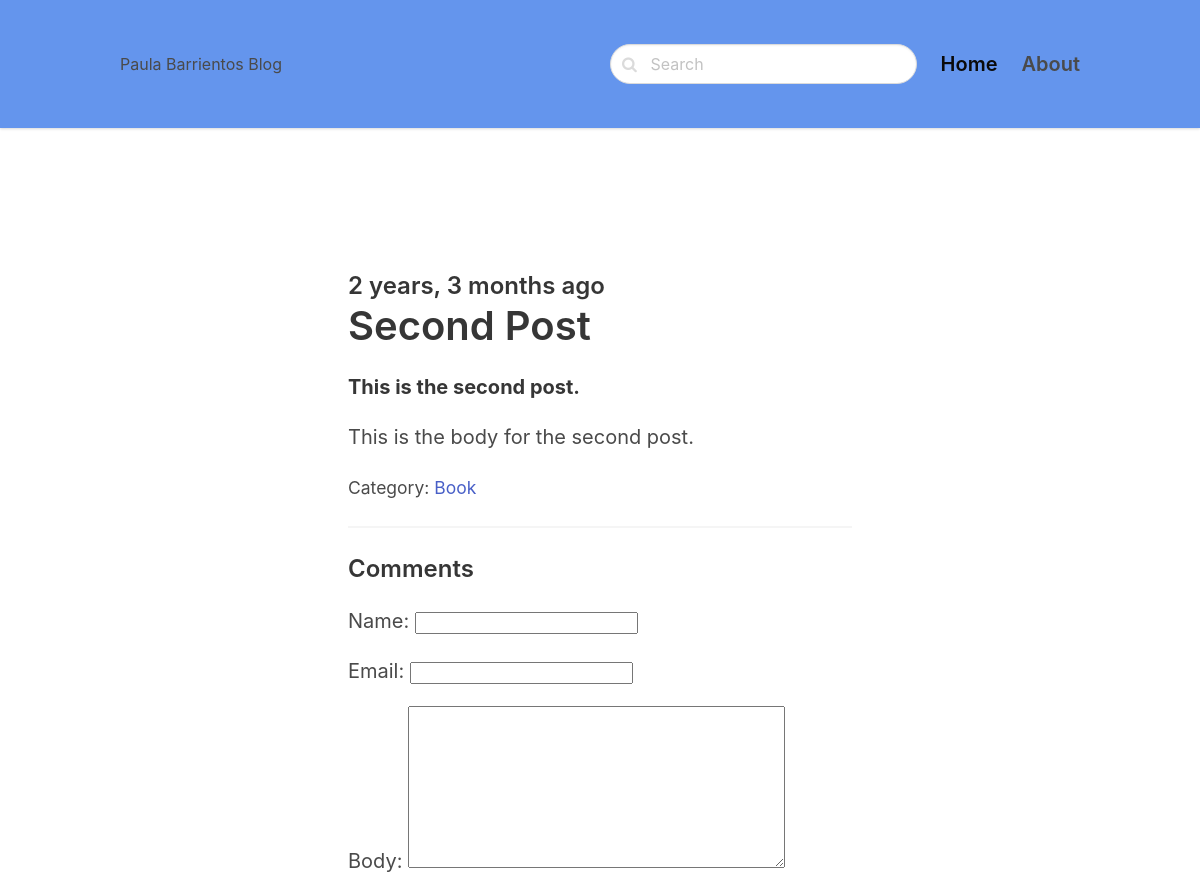
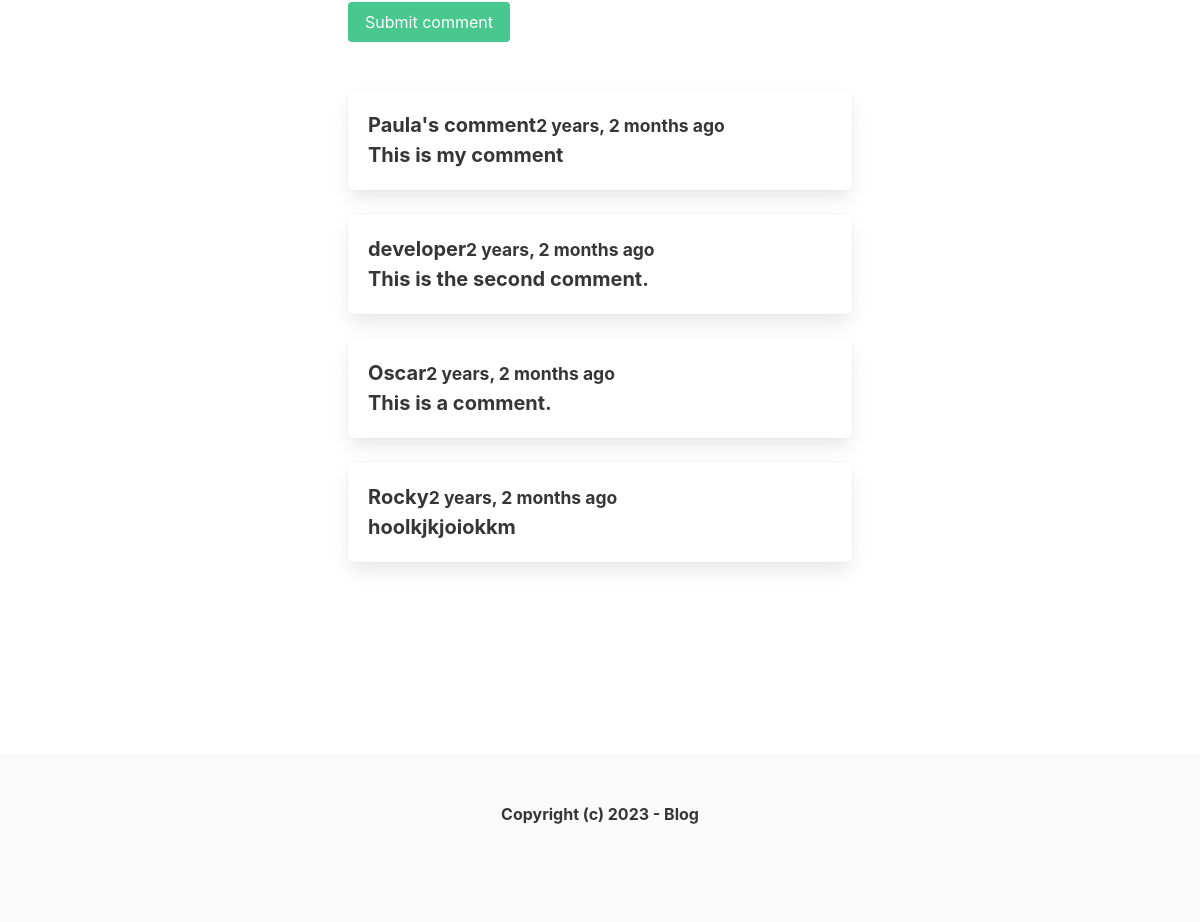
/book/2/, run on the app's committed database (2 pictures, top to bottom).
### blog/models.py (models this page shows, shortened)
class Post(models.Model):
    ACTIVE = 'active'
    DRAFT = 'draft'
    CHOICES_STATUS = (
        (ACTIVE, 'Active'),
        (DRAFT, 'Draft')
    )
    category = models.ForeignKey(Category, related_name='posts', on_delete=models.CASCADE)
    title = models.CharField(max_length=255)
    slug = models.SlugField()
    intro = models. TextField()
    body = models.TextField()
    created_at = models.DateTimeField(auto_now_add=True)
    status = models.CharField(max_length=10, choices=CHOICES_STATUS, default=ACTIVE)
    image = models.ImageField(upload_to='uploads/', blank=True, null=True)
    class Meta:
        ordering = ('-created_at',)

class Category(models.Model):
    title = models.CharField(max_length=255)
    slug = models.SlugField()
    class Meta:
        ordering = ('title',)
        verbose_name_plural = 'Categories'
    def __str__(self):
        return self.title

class Comment(models.Model):
    post = models.ForeignKey(Post, related_name='comments', on_delete=models.CASCADE)
    name = models.CharField(max_length=255)
    email = models.EmailField()
    body = models.TextField()
    created_at = models.DateTimeField(auto_now_add=True)

### blog/views.py (the view)
# urls.py: path('<slug:category_slug>/<slug:slug>/', views.detail, name='post_detail'),
def detail(request, category_slug, slug):
    post = get_object_or_404(Post, slug=slug, status=Post.ACTIVE)
    if request.method == 'POST':
        form = CommentForm(request.POST)
        if form.is_valid():
            comment = form.save(commit=False)
            comment.post = post
            comment.save()
            return redirect('post_detail', slug=slug)
    else:
        form = CommentForm()
    return render(request, 'blog/detail.html', {'post': post, 'form' : form})

### blog/forms.py
class CommentForm(forms.ModelForm):
    class Meta:
        model = Comment
        fields = ('name', 'email', 'body')

### blog/templates/blog/detail.html (shortened to what this page needs)
{% extends 'core/base.html' %}
{% block content %}
<section class="hero">
    <div class="hero-body">
        <div class="container">
            <section class="section">
                <div class="columns">
                    <div class="column is-8 is-offset-2">
                        <div class="content is-medium">
                            <h2 class="subtitle is-4">{{ post.created_at|timesince }} ago</h2>
                            <h1 class="title">{{ post.title }}</h1>
                            <p><strong>{{ post.intro }}</strong></p>
                            <p>{{ post.body }}</p>
                            <p><small>Category: <a href="{% url 'category_detail' post.category.slug %}">{{ post.category }}</a></small></p>
                            <hr>
                            <h2 class="subtitle is-4">Comments</h2>
                            <form method="post" class="mb-6">
                                {{ form.as_p }}
                                <div class="field">
                                    <div class="control">
                                        <button class="button is-success">Submit comment</button>
                                    </div>
                                </div>
                            </form>
                            {% for comment in post.comments.all %}
                            <article class="media box">
                                <div class="media-content">
                                    <strong>{{ comment.name }}<strong><small>{{ comment.created_at|timesince }} ago</small></strong><br>
                                    {{ comment.body }}
                                </div>
                            </article>
                            {% endfor %}
                        </div>
                    </div>
                </div>
            </section>
        </div>
    </div>
</section>
{% endblock %}

### data on the page
Post: created_at "2 years, 3 months", title "Second Post", intro "This is the second post.", body "This is the body for the second post.", category "Book"
Comment: name "Paula's comment", created_at "2 years, 2 months", body "This is my comment"
Comment: name "developer", created_at "2 years, 2 months", body "This is the second comment."
Comment: name "Oscar", created_at "2 years, 2 months", body "This is a comment."
Comment: name "Rocky", created_at "2 years, 2 months", body "hoolkjkjoiokkm"
